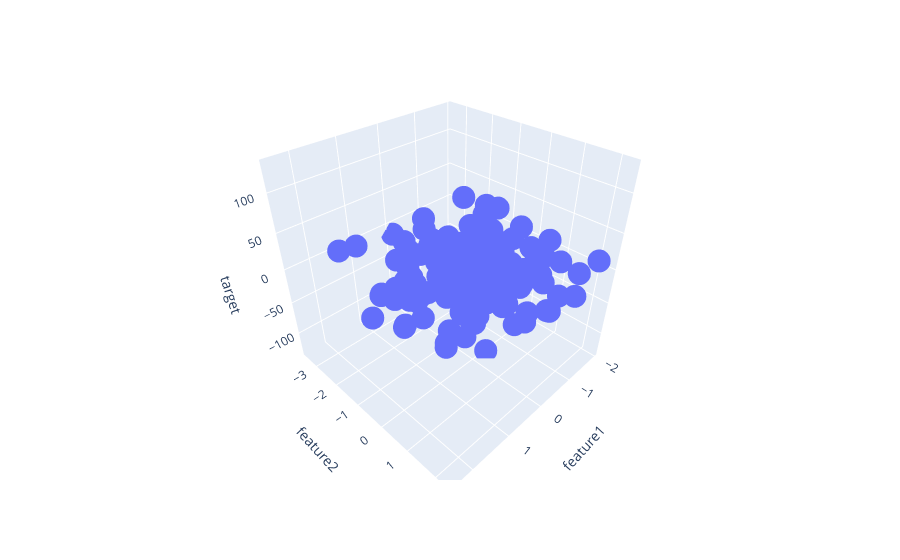

Notebook cell for this chart:
### Code cell
import plotly.express as px

px.scatter_3d(df, x='feature1' , y='feature2' , z='target')

### Figure 1 — Plotly figure (JSON) as saved in the notebook; plotly's stock layout.template omitted (floating-point values rounded to 4 significant figures; data arrays with more than 128 entries replaced by an {"elided": "..."} marker saying what was removed)
{"data": [{"hovertemplate": "feature1=%{x}<br>feature2=%{y}<br>target=%{z}<extra></extra>", "legendgroup": "", "marker": {"color": "#636efa", "symbol": "circle"}, "mode": "markers", "name": "", "scene": "scene", "showlegend": false, "type": "scatter3d", "x": {"elided": "150 float values"}, "y": {"elided": "150 float values"}, "z": {"elided": "150 float values"}}], "layout": {"legend": {"tracegroupgap": 0}, "margin": {"t": 60}, "scene": {"domain": {"x": [0, 1], "y": [0, 1]}, "xaxis": {"title": {"text": "feature1"}}, "yaxis": {"title": {"text": "feature2"}}, "zaxis": {"title": {"text": "target"}}}}}
